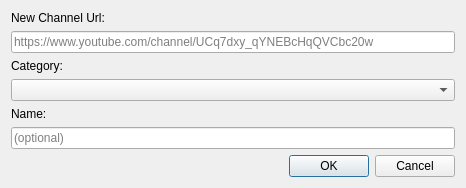
<?xml version="1.0" encoding="UTF-8"?>
<ui version="4.0">
 <class>Dialog</class>
 <widget class="QDialog" name="Dialog">
  <property name="geometry">
   <rect>
    <x>0</x>
    <y>0</y>
    <width>466</width>
    <height>178</height>
   </rect>
  </property>
  <property name="windowTitle">
   <string>Add New Channel</string>
  </property>
  <layout class="QGridLayout" name="gridLayout">
   <item row="0" column="0">
    <layout class="QVBoxLayout" name="verticalLayout">
     <item>
      <widget class="QLabel" name="label">
       <property name="text">
        <string>New Channel Url:</string>
       </property>
      </widget>
     </item>
     <item>
      <widget class="QLineEdit" name="line_new_feed">
       <property name="placeholderText">
        <string>https://www.youtube.com/channel/UCq7dxy_qYNEBcHqQVCbc20w</string>
       </property>
      </widget>
     </item>
     <item>
      <widget class="QLabel" name="label_2">
       <property name="text">
        <string>Category: </string>
       </property>
      </widget>
     </item>
     <item>
      <widget class="QComboBox" name="combo_categories"/>
     </item>
     <item>
      <widget class="QLabel" name="label_3">
       <property name="text">
        <string>Name:</string>
       </property>
      </widget>
     </item>
     <item>
      <widget class="QLineEdit" name="line_name">
       <property name="placeholderText">
        <string>(optional)</string>
       </property>
      </widget>
     </item>
    </layout>
   </item>
   <item row="1" column="0">
    <widget class="QDialogButtonBox" name="buttonBox">
     <property name="orientation">
      <enum>Qt::Horizontal</enum>
     </property>
     <property name="standardButtons">
      <set>QDialogButtonBox::Cancel|QDialogButtonBox::Ok</set>
     </property>
    </widget>
   </item>
  </layout>
 </widget>
 <resources/>
 <connections>
  <connection>
   <sender>buttonBox</sender>
   <signal>accepted()</signal>
   <receiver>Dialog</receiver>
   <slot>accept()</slot>
   <hints>
    <hint type="sourcelabel">
     <x>248</x>
     <y>254</y>
    </hint>
    <hint type="destinationlabel">
     <x>157</x>
     <y>274</y>
    </hint>
   </hints>
  </connection>
  <connection>
   <sender>buttonBox</sender>
   <signal>rejected()</signal>
   <receiver>Dialog</receiver>
   <slot>reject()</slot>
   <hints>
    <hint type="sourcelabel">
     <x>316</x>
     <y>260</y>
    </hint>
    <hint type="destinationlabel">
     <x>286</x>
     <y>274</y>
    </hint>
   </hints>
  </connection>
 </connections>
</ui>
